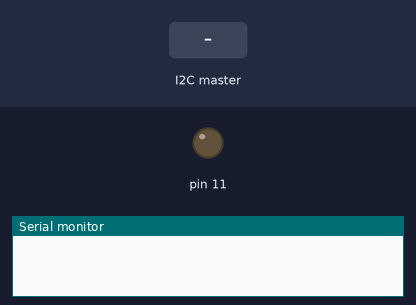
Recording of a sketch running on a simulated Arduino Uno, built with avr-gcc and run on an emulated ATmega328P. Shown: output pins drawn as LEDs (lit = HIGH), the last lines printed to the serial monitor. The inputs (shaded band) are chosen by the test bench.

Above: at 1.2 s.
1.3 s: the I2C master sends the byte 1
At 1.7 s:
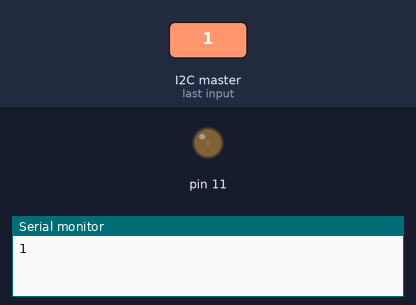
2.8 s: the I2C master sends the byte 90
At 4.0 s:
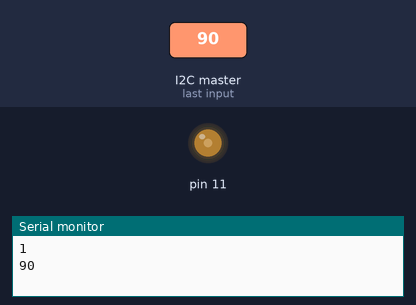
4.3 s: the I2C master sends the byte 200
At 5.2 s:
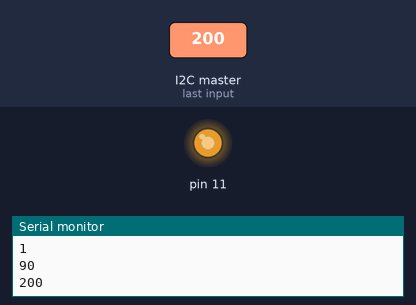
Timing chart, 0 to 7.3 s (numbered marks = the images above; inputs shaded):
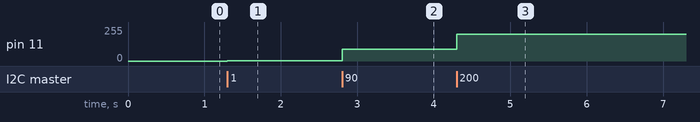

The sketch:

i2c_sketch.ino
```cpp
#include <Wire.h>

int a;

void setup() {
  Wire.begin(8);
  Wire.onReceive(receiveEvent);
  Serial.begin(9600);
  pinMode(11,OUTPUT);
}

void loop() {
  delay(100);
}


void receiveEvent(int howMany)
{
  while (Wire.available())
  {
    a = Wire.read();
    analogWrite(11,a);
    Serial.println(a);
  }
}
```

Measured:
- after the input at 1.3 s, pin 11: 0/255 → 1/255 at once
- after the input at 2.8 s, pin 11: 1/255 → 90/255 at once
- after the input at 4.3 s, pin 11: 90/255 → 200/255 at once
